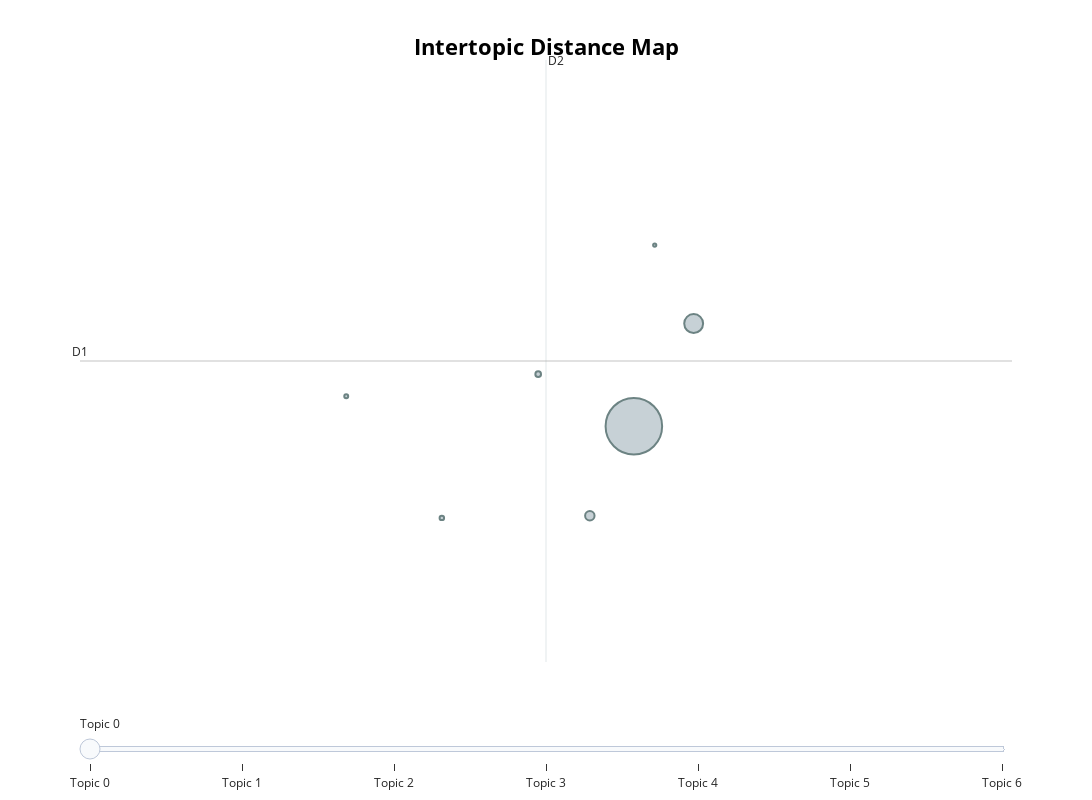
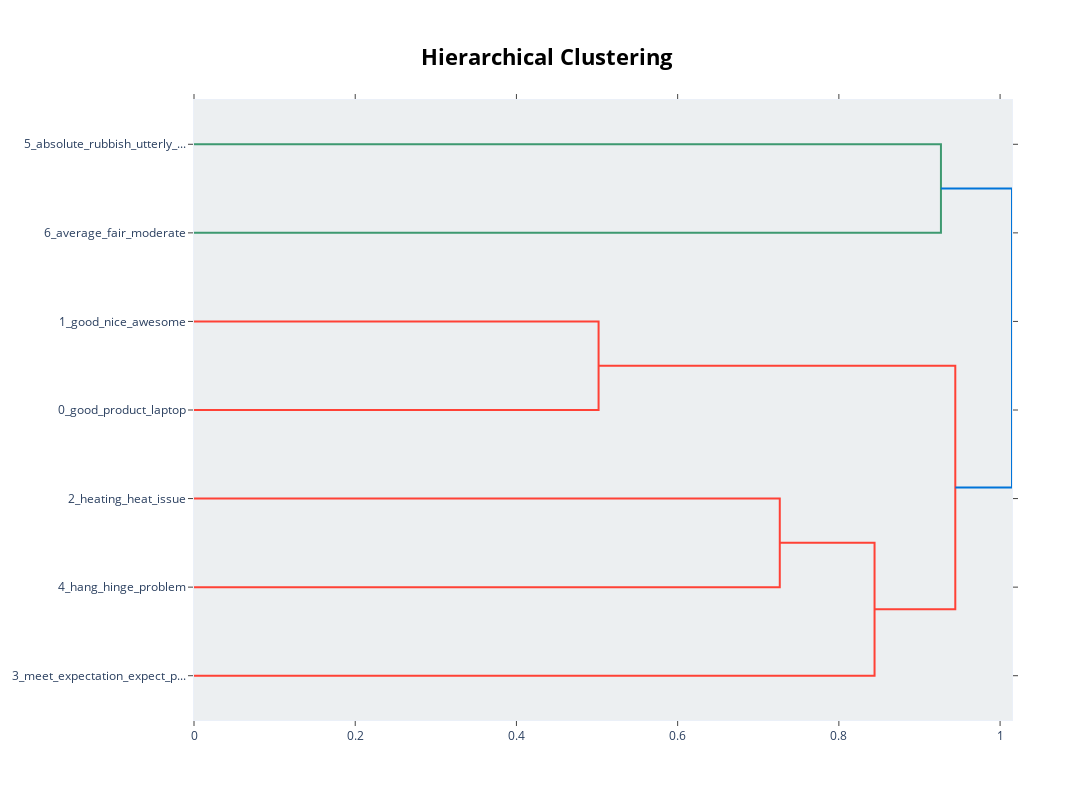

The notebook cell saved with these charts, in order:
### Code cell
# Train BERTopic model
from bertopic import BERTopic
from sentence_transformers import SentenceTransformer
import numpy as np

print("Training BERTopic model...")

# Load a pre-trained sentence transformer model
sentence_model = SentenceTransformer('all-MiniLM-L6-v2')

# Convert documents to embeddings
print("Converting documents to embeddings...")
embeddings = sentence_model.encode(docs_bert, show_progress_bar=True)

# Initialize and train BERTopic
# We'll use a lower n_components to make it comparable to our NMF model
bertopic_model = BERTopic(
    embedding_model=sentence_model,
    nr_topics=8,
    min_topic_size=20,
    # random_state=555
)

# Fit the model and transform the documents
topics, probs = bertopic_model.fit_transform(docs_bert, embeddings)

# Get topic information
topic_info = bertopic_model.get_topic_info()
print("\nTopic Information:")
print(topic_info.head(10))

# Visualize the topics
print("\nVisualizing BERTopic model topics...")
fig = bertopic_model.visualize_topics()
fig.update_layout(height=800, width=1200)
fig.show()

# Visualize the topic hierarchy
print("\nVisualizing topic hierarchy...")
fig = bertopic_model.visualize_hierarchy()
fig.update_layout(height=800, width=1200)
fig.show()

# Print top words for each topic
print("\nTop words in each BERTopic topic:")
for topic_id in sorted(list(set(topics)))[1:]:  # Skip -1 which is the outlier topic
    if topic_id != -1:  # Skip outlier topic
        words = bertopic_model.get_topic(topic_id)
        word_list = [word for word, _ in words[:10]]
        print(f"Topic #{topic_id}: {' '.join(word_list)}")

# Compare with NMF topics
print("\nComparing BERTopic with NMF topics...")

### Figure 1 — Plotly figure (JSON) as saved in the notebook; plotly's stock layout.template omitted (floating-point values rounded to 4 significant figures)
{"data": [{"customdata": [[0, "good | product | laptop | money | battery", 15687], [1, "good | nice | awesome | super | wonderful", 1750], [2, "heating | heat | issue | problem | laptop", 437], [3, "meet_expectation | expect | product | bad | work", 157], [4, "hang | hinge | problem | unsatisfactory | laptop", 98], [5, "absolute_rubbish | utterly_disappointed | slightly_disappointed | bad | waste", 76], [6, "average | fair | moderate | degine | okay", 50]], "hovertemplate": "<b>Topic %{customdata[0]}</b><br>%{customdata[1]}<br>Size: %{customdata[2]}", "legendgroup": "", "marker": {"color": "#B0BEC5", "line": {"color": "DarkSlateGrey", "width": 2}, "size": [15687, 1750, 437, 157, 98, 76, 50], "sizemode": "area", "sizeref": 9.804, "symbol": "circle"}, "mode": "markers", "name": "", "orientation": "v", "showlegend": false, "type": "scatter", "x": [12.68, 13.05, 12.41, 12.09, 11.5, 10.91, 12.81], "xaxis": "x", "y": [7.252, 7.96, 6.635, 7.611, 6.621, 7.459, 8.501], "yaxis": "y"}], "layout": {"annotations": [{"showarrow": false, "text": "D1", "x": 9.273, "y": 7.702, "yshift": 10}, {"showarrow": false, "text": "D2", "x": 12.14, "xshift": 10, "y": 9.776}], "height": 800, "hoverlabel": {"bgcolor": "white", "font": {"family": "Rockwell", "size": 16}}, "legend": {"itemsizing": "constant", "tracegroupgap": 0}, "margin": {"t": 60}, "shapes": [{"line": {"color": "#CFD8DC", "width": 2}, "type": "line", "x0": 12.14, "x1": 12.14, "y0": 5.628, "y1": 9.776}, {"line": {"color": "#9E9E9E", "width": 2}, "type": "line", "x0": 9.273, "x1": 15.0, "y0": 7.702, "y1": 7.702}], "sliders": [{"active": 0, "pad": {"t": 50}, "steps": [{"args": [{"marker.color": [["red", "#B0BEC5", "#B0BEC5", "#B0BEC5", "#B0BEC5", "#B0BEC5", "#B0BEC5"]]}], "label": "Topic 0", "method": "update"}, {"args": [{"marker.color": [["#B0BEC5", "red", "#B0BEC5", "#B0BEC5", "#B0BEC5", "#B0BEC5", "#B0BEC5"]]}], "label": "Topic 1", "method": "update"}, {"args": [{"marker.color": [["#B0BEC5", "#B0BEC5", "red", "#B0BEC5", "#B0BEC5", "#B0BEC5", "#B0BEC5"]]}], "label": "Topic 2", "method": "update"}, {"args": [{"marker.color": [["#B0BEC5", "#B0BEC5", "#B0BEC5", "red", "#B0BEC5", "#B0BEC5", "#B0BEC5"]]}], "label": "Topic 3", "method": "update"}, {"args": [{"marker.color": [["#B0BEC5", "#B0BEC5", "#B0BEC5", "#B0BEC5", "red", "#B0BEC5", "#B0BEC5"]]}], "label": "Topic 4", "method": "update"}, {"args": [{"marker.color": [["#B0BEC5", "#B0BEC5", "#B0BEC5", "#B0BEC5", "#B0BEC5", "red", "#B0BEC5"]]}], "label": "Topic 5", "method": "update"}, {"args": [{"marker.color": [["#B0BEC5", "#B0BEC5", "#B0BEC5", "#B0BEC5", "#B0BEC5", "#B0BEC5", "red"]]}], "label": "Topic 6", "method": "update"}]}], "title": {"font": {"color": "Black", "size": 22}, "text": "<b>Intertopic Distance Map</b>", "x": 0.5, "xanchor": "center", "y": 0.95, "yanchor": "top"}, "width": 1200, "xaxis": {"anchor": "y", "domain": [0, 1], "range": [9.273, 15.0], "title": {"text": ""}, "visible": false}, "yaxis": {"anchor": "x", "domain": [0, 1], "range": [5.628, 9.776], "title": {"text": ""}, "visible": false}}}

### Figure 2 — Plotly figure (JSON) as saved in the notebook; plotly's stock layout.template omitted (floating-point values rounded to 4 significant figures)
{"data": [{"hoverinfo": "text", "marker": {"color": "rgb(61,153,112)"}, "mode": "lines", "type": "scatter", "x": [0.0, 0.9266, 0.9266, 0.0], "xaxis": "x", "y": [-5.0, -5.0, -15.0, -15.0], "yaxis": "y"}, {"hoverinfo": "text", "marker": {"color": "rgb(255,65,54)"}, "mode": "lines", "type": "scatter", "x": [0.0, 0.5019, 0.5019, 0.0], "xaxis": "x", "y": [-25.0, -25.0, -35.0, -35.0], "yaxis": "y"}, {"hoverinfo": "text", "marker": {"color": "rgb(255,65,54)"}, "mode": "lines", "type": "scatter", "x": [0.0, 0.7267, 0.7267, 0.0], "xaxis": "x", "y": [-45.0, -45.0, -55.0, -55.0], "yaxis": "y"}, {"hoverinfo": "text", "marker": {"color": "rgb(255,65,54)"}, "mode": "lines", "type": "scatter", "x": [0.7267, 0.8443, 0.8443, 0.0], "xaxis": "x", "y": [-50.0, -50.0, -65.0, -65.0], "yaxis": "y"}, {"hoverinfo": "text", "marker": {"color": "rgb(255,65,54)"}, "mode": "lines", "type": "scatter", "x": [0.5019, 0.9444, 0.9444, 0.8443], "xaxis": "x", "y": [-30.0, -30.0, -57.5, -57.5], "yaxis": "y"}, {"hoverinfo": "text", "marker": {"color": "rgb(0,116,217)"}, "mode": "lines", "type": "scatter", "x": [0.9266, 1.015, 1.015, 0.9444], "xaxis": "x", "y": [-10.0, -10.0, -43.75, -43.75], "yaxis": "y"}], "layout": {"autosize": false, "height": 800, "hoverlabel": {"bgcolor": "white", "font": {"family": "Rockwell", "size": 16}}, "hovermode": "closest", "plot_bgcolor": "#ECEFF1", "showlegend": false, "title": {"font": {"color": "Black", "size": 22}, "text": "<b>Hierarchical Clustering</b>", "x": 0.5, "xanchor": "center", "yanchor": "top"}, "width": 1200, "xaxis": {"mirror": "allticks", "rangemode": "tozero", "showgrid": false, "showline": true, "showticklabels": true, "ticks": "outside", "type": "linear", "zeroline": false}, "yaxis": {"mirror": "allticks", "range": [-70, 0], "rangemode": "tozero", "showgrid": false, "showline": true, "showticklabels": true, "tickmode": "array", "ticks": "outside", "ticktext": ["5_absolute_rubbish_utterly_...", "6_average_fair_moderate", "1_good_nice_awesome", "0_good_product_laptop", "2_heating_heat_issue", "4_hang_hinge_problem", "3_meet_expectation_expect_p..."], "tickvals": [-5, -15, -25, -35, -45, -55, -65], "type": "linear", "zeroline": false}}}
